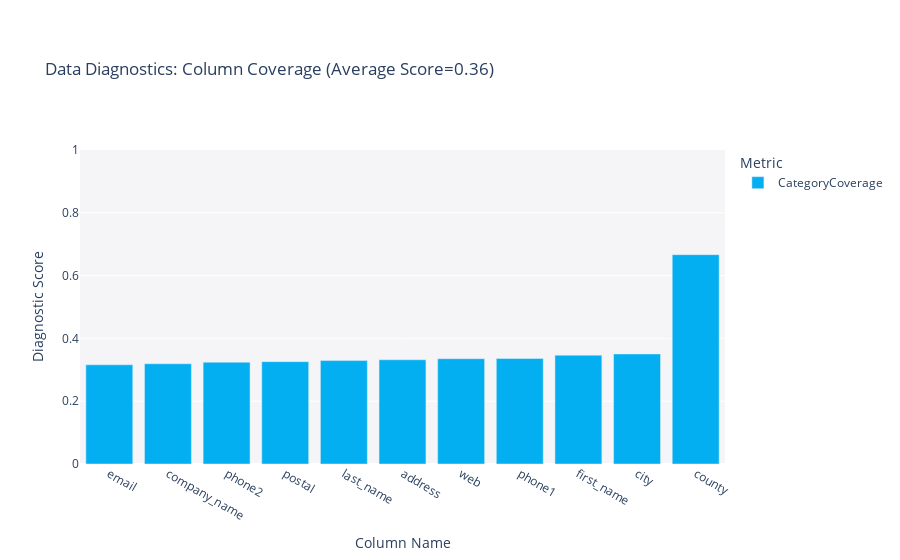

The cell this chart's notebook holds for it:
### Code cell
fig = dg_report.get_visualization(property_name='Coverage')
fig.show()
# explain graf

### Figure 1 — Plotly figure (JSON) as saved in the notebook; plotly's stock layout.template omitted (floating-point values rounded to 4 significant figures)
{"data": [{"alignmentgroup": "True", "customdata": [["CategoryCoverage"], ["CategoryCoverage"], ["CategoryCoverage"], ["CategoryCoverage"], ["CategoryCoverage"], ["CategoryCoverage"], ["CategoryCoverage"], ["CategoryCoverage"], ["CategoryCoverage"], ["CategoryCoverage"], ["CategoryCoverage"]], "hovertemplate": "<b>%{hovertext}</b><br><br>Metric=%{customdata[0]}<br>Diagnostic Score=%{y}<extra></extra>", "hovertext": ["first_name", "last_name", "company_name", "address", "city", "county", "postal", "phone1", "phone2", "email", "web"], "legendgroup": "CategoryCoverage", "marker": {"color": "#03AFF1", "pattern": {"shape": ""}}, "name": "CategoryCoverage", "offsetgroup": "CategoryCoverage", "orientation": "v", "showlegend": true, "textposition": "auto", "type": "bar", "x": ["first_name", "last_name", "company_name", "address", "city", "county", "postal", "phone1", "phone2", "email", "web"], "xaxis": "x", "y": [0.3466, 0.3293, 0.3193, 0.332, 0.3504, 0.6667, 0.326, 0.336, 0.324, 0.316, 0.3353], "yaxis": "y"}], "layout": {"barmode": "relative", "legend": {"title": {"text": "Metric"}, "tracegroupgap": 0}, "margin": {"t": 150}, "plot_bgcolor": "#F5F5F8", "title": {"text": "Data Diagnostics: Column Coverage (Average Score=0.36)"}, "xaxis": {"anchor": "y", "categoryorder": "total ascending", "domain": [0, 1], "title": {"text": "Column Name"}}, "yaxis": {"anchor": "x", "domain": [0, 1], "range": [0, 1], "title": {"text": "Diagnostic Score"}}}}
